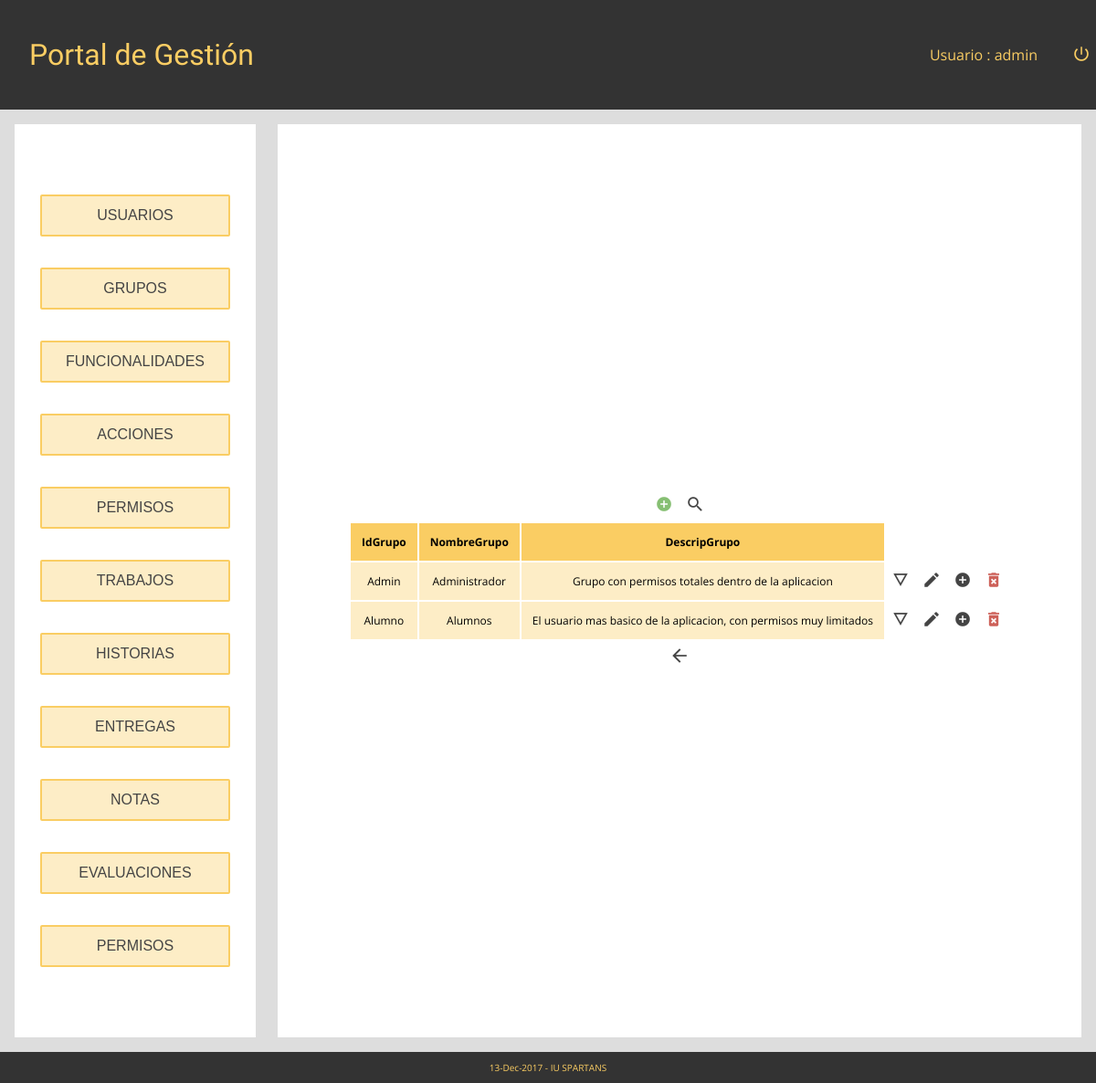
The app's page /Controllers/Index_Controller.php?Controlador=GRUPOS (signed in) with its own data.
### tables this page shows
CREATE TABLE `GRUPO` (
  `IdGrupo` varchar(6) NOT NULL,
  `NombreGrupo` varchar(60) NOT NULL,
  `DescripGrupo` varchar(100) NOT NULL
);

### Functions/Authentication.php (called while the page is built)
<?php
function IsAuthenticated(){
	if (!isset($_SESSION['login'])){
		return false;
	}
	else{
		return true;
	}
}
?>

### Views/IndexView.php (called while the page is built)
<?php
class Index {
	function __construct(){
		$this->render();
	}
	function render(){
		include '../Locales/Strings_SPANISH.php';
		include '../Views/Header.php';
		$Header = new Header();
		include '../Views/Footer.php';
		$Footer = new Footer();
	}
}
?>

### Models/Access_DB.php (called while the page is built, shortened)
<?php
function ConectarBD()
	{
		$mysqli = new mysqli('localhost', 'userET3', 'passET3', 'IUET32017');
		return $mysqli;
	}
?>

### Functions/comprobarAdmin.php (called while the page is built)
<?php
include_once '../Models/GRUPOS_Model.php';
function isAdmin(){
	$GRUPOS_LOGIN = new USU_GRUPO_Model($_SESSION['login'],'');
	$gruposLogin = $GRUPOS_LOGIN->SEARCH();
	while($row = $gruposLogin->fetch_array()) {
		if($row[1] == 'Admin'){
			return true;
		}
	}
	return false;
}

### Models/GRUPOS_Model.php (called while the page is built, shortened)
<?php
class GRUPOS_Model{
    var $idGrupo;
    var $nombreGrupo;
    var $descripGrupo;
    var $mysqli;
    function __construct ($idGrupo,$nombreGrupo,$descripGrupo){
        $this->idGrupo = $idGrupo;
        $this->nombreGrupo = $nombreGrupo;
        $this->descripGrupo= $descripGrupo;
        include_once '../Models/Access_DB.php';
        $this->mysqli = ConectarBD();
    }
function SEARCH(){
    $sql= "SELECT
            IdGrupo,
            NombreGrupo,
            DescripGrupo
            FROM GRUPO
            WHERE (
            (IdGrupo LIKE '%$this->idGrupo%')&&
            (NombreGrupo LIKE '%$this->nombreGrupo%')&&
            (DescripGrupo LIKE '%$this->descripGrupo%')
            )";
    if (!($resultado = $this->mysqli->query($sql))){
        return 'Error en la consulta sobre la base de datos';
    }
    else{
        return $resultado;
    }
}
}
class USU_GRUPO_Model{
    var $login;
    var $idGrupo;
function __construct($login,$idGrupo)
{
    $this->login=$login;
    $this->idGrupo=$idGrupo;
    include_once '../Models/Access_DB.php';
    $this->mysqli = ConectarBD();
}
	function SEARCH(){
                $sql = "SELECT * FROM USU_GRUPO WHERE ((login LIKE '%$this->login%') && (IdGrupo LIKE '%$this->idGrupo%'))";
    if (!($resultado = $this->mysqli->query($sql))){
        return 'Error en la consulta sobre la base de datos';
    }
    else{
        return $resultado;
    }
    }
}
?>

### Controllers/GRUPOS_Controller.php (called while the page is built, shortened)
<?php
include_once '../Models/GRUPOS_Model.php';
include '../Views/Grupo_VIEWS/Grupo_SHOWALL.php';
	Switch ($_REQUEST['action']){
		default:
			if (!$_POST){
				$GRUPOS = new GRUPOS_Model('','','');
			}
			else{
				$GRUPOS = get_data_form();
			}
			$datos = $GRUPOS->SEARCH();
			$lista = array('IdGrupo', 'NombreGrupo', 'DescripGrupo');
			new Grupo_SHOWALL($lista, $datos, '../Controllers/Index_Controller.php');
	}
?>

### Views/Grupo_VIEWS/Grupo_SHOWALL.php (the view, shortened to what this page needs)
<?php
class Grupo_SHOWALL{
    var $lista;
    var $datos;
    function __construct($lista, $datos, $indexphp){
        $this->lista = $lista;
        $this->datos = $datos;
        $this->pinta();
    }
    function pinta(){
            if (IsAuthenticated() && !isAdmin()){
            $respuesta= "No tienes permiso para acceder a esta vista";
            new Vista_MESSAGE($respuesta, '../Controllers/Index_Controller.php');
            }else{
        ?>
        <form id="formulario-showall" method="">
            <div id="botones-comunes">
                <button type = "submit" name = "action" value="ADD" title="añadir una fila"><img src="../Iconos/add.png" ></button>
                <button type = "submit" name = "action" value="SEARCH" title="buscar en la tabla"><img src="../Iconos/search.png" ></button>
            </div>
        </form>
        <table id="tabla-showall">
            <tr>
                <?php
                for ($i = 0; $i < count($this->lista); $i++) {
                    ?>
                    <th><?php echo $this->lista[$i];?></th>
                    <?php
                }
                ?>
            </tr>
            <?php
            while($row = $this->datos->fetch_array())
            {
                ?>
                <form class="formulario-tupla" method="">
                    <tr>
                        <?php
                        for ($i = 0; $i < count($this->lista); $i++) {
                            ?>
                            <td class="celda"><?php echo $row[$this->lista[$i]]?><input type="hidden" name="<?php echo $this->lista[$i]?>" value="<?php echo $row[$this->lista[$i]]?>"></td>
                            <?php
                        }
                        ?>
                        <td><button type = "submit" name = "action" value="SHOWCURRENT" title="detalles"><img class="button-td" src="../Iconos/details.png" ></button></td>
                        <td><button type = "submit" name = "action" value="EDIT" title="editar"><img class="button-td" src="../Iconos/edit.png" ></button></td>
                        <td><button type = "submit" name = "action" value="ADDPERMISO" title="editar permisos"><img class="button-td" src="../Iconos/functionality_add.png" ></button></td>
                        <td><button type = "submit" name = "action" value="DELETE" title="borrar línea"><img class="button-td" src="../Iconos/borrar.png" ></button></td>
                    </tr>
                </form>
                <?php
            }
            ?>
        </table>
        <form id="Formulario-mensaje" action="../Controllers/Index_Controller.php" method="get">
		<button id="boton-mensaje" type='submit' name='action' title="Volver atrás"><img class="button-td" src="../Iconos/back.png" ></img></button></form>
        <?php
    }
    }
}
?>

### Controllers/Index_Controller.php (shortened to what this page needs)
<?php
include '../Functions/Authentication.php';
if (!IsAuthenticated()){
	header('Location: ../index.php');
}
else{
	include '../Views/IndexView.php';
	new Index();
}
?>

### Views/Header.php (shortened to what this page needs)
<?php
	class Header{
		function __construct(){
			$this->render();
		}
		function render(){
			include_once '../Functions/Authentication.php';
			include_once '../Functions/comprobarAdmin.php';
		?>
		<!DOCTYPE html>
		<html>
		<head>
			<link href="../css/index.css" type="text/css" rel="stylesheet">
			<link href="../css/tcal.css" type="text/css" rel="stylesheet">
		</head>
		<body>
			<header>
				<h1 class="header__h1"><?php echo $strings['Portal de Gestión']?></h1>
				<div class="header__contenedor-usuario">
					<p class="header__contenedor-usuario__usuario">
						<?php
							if (IsAuthenticated()){
								echo $strings['Usuario'] . ' : ' . $_SESSION['login'] . '<br>';
							}
						?>
					</p>
					<a href='../Functions/Desconectar.php'>
						<img class="header__icon" src="../Iconos/logout.png" title="desconectar">
					</a>
				</div>
			</header>
			<div id="cuerpo">
        <?php
			if (IsAuthenticated() && isAdmin()){
			include '../Views/MenuLateral.php';
			$MenuLateral = new MenuLateral();
			}else if(IsAuthenticated()){
			include '../Views/MenuLateralUsuarios.php';
			$MenuLateral = new MenuLateralUsuarios();
			}
        ?>
				<div id="root">
<?php
		}
	}
?>

### Views/MenuLateral.php (shortened to what this page needs)
<?php
  class MenuLateral{
		function __construct(){
			$this->render();
		}
		function render(){
      ?>
        <aside>
					<ul class="menu">
						<li class="dropdown">
							<input onclick="dropdownMenu('submenu_usuarios')" type="button" name="Controlador" value="USUARIOS" class="dropbtn"></input>
						</li>
						<li class="dropdown">
							<input onclick="dropdownMenu('submenu_grupos')" type="button" name="Controlador" value="GRUPOS" class="dropbtn"></input>
						</li>
						<li class="dropdown">
							<input onclick="dropdownMenu('submenu_funcionalidades')" type="button" name="Controlador" value="FUNCIONALIDADES" class="dropbtn"></input>
						</li>
						<li class="dropdown">
							<input onclick="dropdownMenu('submenu_acciones')" type="button" name="Controlador" value="ACCIONES" class="dropbtn"></input>
						</li>
						<li class="dropdown">
							<input onclick="dropdownMenu('submenu_permisos')" type="button" name="Controlador" value="PERMISOS" class="dropbtn"></input>
						</li>
						<li class="dropdown">
							<input onclick="dropdownMenu('submenu_trabajos')" type="button" name="Controlador" value="TRABAJOS" class="dropbtn"></input>
						</li>
						<li class="dropdown">
							<input onclick="dropdownMenu('submenu_historias')" type="button" name="Controlador" value="HISTORIAS" class="dropbtn"></input>
						</li>
						<li class="dropdown">
							<input onclick="dropdownMenu('submenu_entregas')" type="button" name="Controlador" value="ENTREGAS" class="dropbtn"></input>
						</li>
						<li class="dropdown">
							<input onclick="dropdownMenu('submenu_notas')" type="button" name="Controlador" value="NOTAS" class="dropbtn"></input>
						</li>
						<li class="dropdown">
							<input onclick="dropdownMenu('submenu_evaluaciones')" type="button" name="Controlador" value="EVALUACIONES" class="dropbtn"></input>
						</li>
						<li class="dropdown">
							<input onclick="dropdownMenu('submenu_permisos')" type="button" name="Controlador" value="PERMISOS" class="dropbtn"></input>
						</li>
					</ul>
				</aside>
        <?php
        }
      }
?>

### Views/Footer.php (shortened to what this page needs)
<?php
	class Footer{
		function __construct(){
			$this->render();
		}
		function render(){
			if (IsAuthenticated()){
				include '../Controllers/' . $_SESSION['controlador'] . '.php';
			}
		?>
		</div>
		</div>
		<footer><?php echo date("d-M-Y", mktime()); ?> - IU SPARTANS</footer>
		</body>
  </html>
<?php
		}
	}
?>

### css/index.css (style rules this page uses)
* { margin: 0px; padding: 0px; }
html { font-family: Open Sans; height: 100%; width: 100%; margin: 0px; padding: 0px; font-size: 62.5%; }
body { width: 100%; min-height: 100%; display: flex; flex-direction: column; background-color: #DDD; }
header { background-color: #333; width: 100%; height: 120px; justify-content: space-between; display: flex; align-items: center; }
.header__h1 { padding-left: 3.2rem; font-family: Kaushan Script; color: #FACD63; font-size: 3.2rem; font-weight: 200; }
.header__icon { width: 3.2rem; height: 3.2rem; }
.header__contenedor-usuario { display: flex; align-items: center; }
.header__contenedor-usuario__usuario { color: #FACD63; font-size: 1.6rem; width: auto; padding-right: 3.2rem; }
aside { display: flex; justify-content: center; width: 20%; padding: 4.8rem 1.2rem; margin: 1.6rem 1.2rem 1.6rem 1.6rem; background: white; color: #444; }
.menu { width: 100%; font-size: 1.6rem; padding: 1.2rem 1.6rem; }
.dropbtn { background-color: #fdedc6; width: 100%; color: #444; padding: 1.2rem; font-size: 1.6rem; cursor: pointer; }
.dropdown { display: block; }
aside li { padding: 5px 0px; }
@media screen and (min-width: 1200px) { .menu { font-size: 3.2rem; padding: 1.2rem 1.6rem; } }
#cuerpo { width: 100%; display: flex; flex-grow: 1; }
#root { display: flex; flex-direction: column; align-items: center; margin: 1.6rem 1.6rem 1.6rem 1.2rem; padding: 4.8rem 4.8rem; flex-grow: 1; justify-content: center; background-color: white; }
footer { background-color: #333; text-align: center; width: 100%; padding: 10px 0px; color: #FACD63; }
.button-td { max-width: 3.2rem; max-height: 3.2rem; }
table tr th { font-size: 1.2rem; padding: 1.2rem; background-color: #FACD63; }
.celda { font-size: 1.2rem; padding: 1.2rem; background-color: #fdedc6; text-align: center; }
button { background: none; border: none; }
#botones-comunes img { max-width: 3.2rem; max-height: 3.2rem; }
input, select { color: #444; background-color: white; font-size: 1.6rem; margin: 1.2rem 0; padding: 5px; border: 2px solid #FACD63; border-radius: 2px; }

### records on screen
grupo: IdGrupo "Admin", NombreGrupo "Administrador", DescripGrupo "Grupo con permisos totales dentro de la aplicacion"
grupo: IdGrupo "Alumno", NombreGrupo "Alumnos", DescripGrupo "El usuario mas basico de la aplicacion, con permisos muy limitados"

### other values on screen
$strings['Portal de Gestión'] "Portal de Gestión"
$strings['Usuario'] "Usuario"
$_SESSION['login'] "admin"
$this->lista[$i] "IdGrupo"
$this->lista[$i] "NombreGrupo"
$this->lista[$i] "DescripGrupo"
date("d-M-Y", mktime()) "13-Dec-2017"
